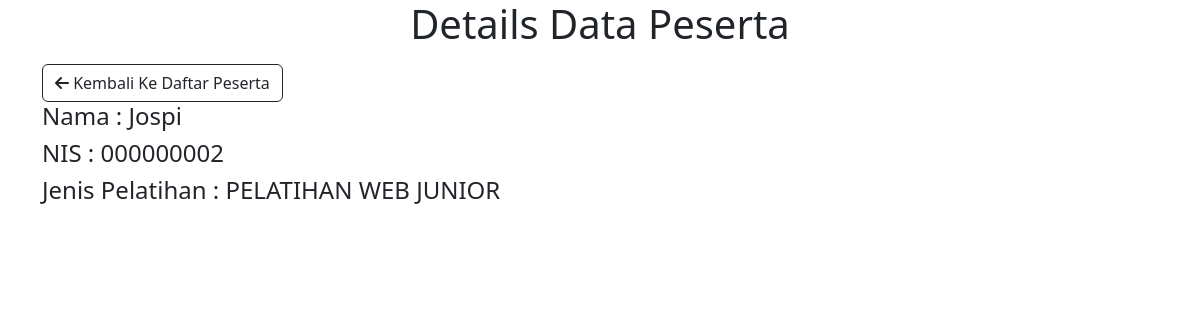
Screenshot of /detail.php?id=2 with the database file from the repository.
### tables this page shows
CREATE TABLE `daftar_siswa` (
  `Id` int(11) NOT NULL,
  `NamaSiswa` varchar(50) NOT NULL,
  `NIS` varchar(10) NOT NULL DEFAULT '000000000',
  `IdKelas` int(11) NOT NULL,
  `JenisKelamin` enum('LAKI-LAKI', 'PEREMPUAN') NOT NULL,
  `Alamat` text,
  `JenisPelatihan` varchar(30) NOT NULL,
  `NomorHp` varchar(16) NOT NULL,
  `Email` varchar(50) NOT NULL,
  `Status` enum('AKTIF', 'NONAKTIF') NOT NULL
);

### detail.php (the view, shortened to what this page needs)
<?php
$servername = "localhost";
$username = "root";
$password = "root";
$database = "blki";
$conn = mysqli_connect($servername, $username, $password, $database);
?>
<!DOCTYPE html>
<html lang="en">
<head>
    <link href="https://cdn.jsdelivr.net/npm/bootstrap@5.3.1/dist/css/bootstrap.min.css" rel="stylesheet">
    <link rel="stylesheet" href="https://cdnjs.cloudflare.com/ajax/libs/font-awesome/6.4.2/css/all.min.css" />
</head>
<body>
    <div class="container">
        <h1 class="mb-3 text-center">Details Data Peserta </h1>
        <a href="index.php" class="btn btn-outline-dark"><i class="fa fa-arrow-left"></i> Kembali Ke Daftar Peserta </a>
        <?php
        if(isset($_GET['id'])){
            $id = $_GET['id'];
        }else{
            header("location: index.php");
        }
    ?>
    <?php
    $query = "select * from daftar_siswa where Id = $id";
    $eksekusi_kueri = mysqli_query($conn, $query);
    while ($peserta = mysqli_fetch_array($eksekusi_kueri)) {?>
    <h4>Nama  : <?php echo $peserta['NamaSiswa']; ?></h4>
    <h4>NIS  : <?php echo $peserta['NIS']; ?></h4>
    <h4>Jenis Pelatihan  : <?php echo $peserta['JenisPelatihan']; ?></h4>
    <?php } ?>
    </div>
</body>
</html>

### rows the page displays
daftar_siswa: NamaSiswa "Jospi", NIS "000000002", JenisPelatihan "PELATIHAN WEB JUNIOR"
